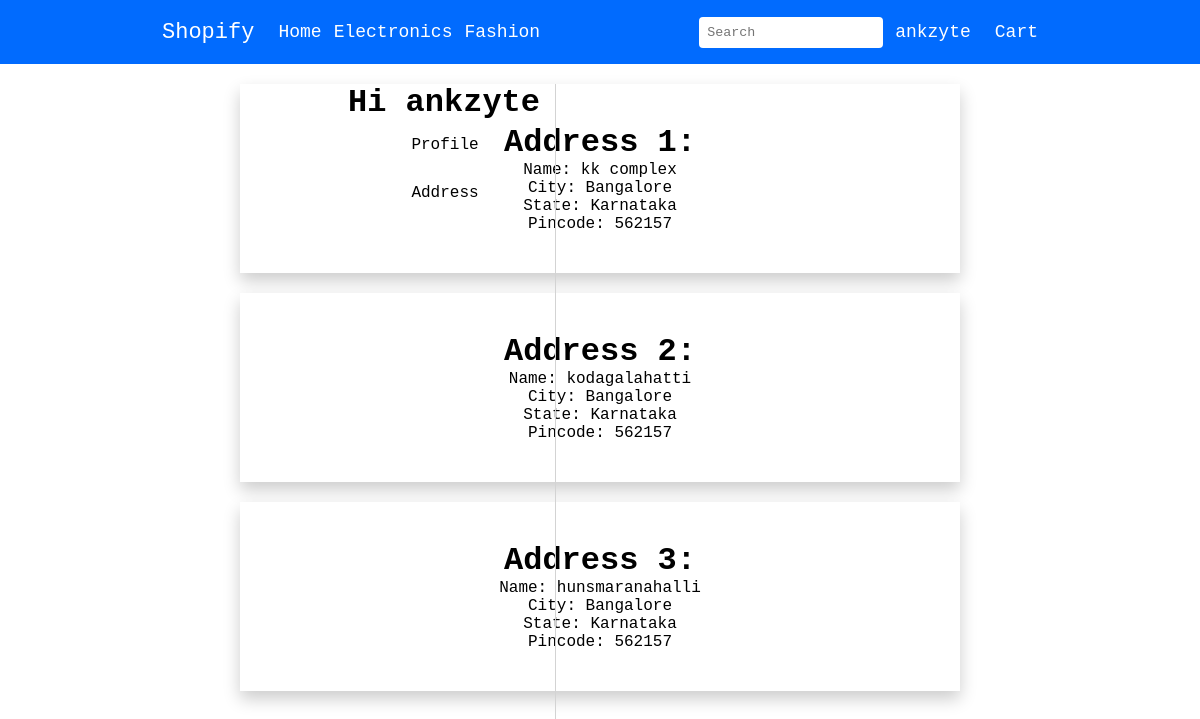
The app's page /user/address/ (signed in) with its own data.
### user/models.py (models this page shows, shortened)
class Profile(models.Model):
    user = models.ForeignKey(User,on_delete=models.CASCADE)
    locality = models.CharField(max_length=100)
    city = models.CharField(max_length=100)
    state = models.CharField(max_length=100)
    pincode = models.CharField(max_length=10)

### user/views.py (the view)
# urls.py: path('address/',views.address,name='user-address'),
@login_required
def address(request):
    context={
        'addresses':Profile.objects.filter(user = request.user),
    }
    return render(request,'user/address.html',context)

### user/templates/user/address.html
{% extends "user/sidebar.html" %}
{% block content2 %}
{% for address in addresses %}
<div class="form-container">
    <h1>Address <span class="address-number"></span>:</h1>
    <span>Name: {{ address.locality }}</span>
    <span>City: {{ address.city }}</span>
    <span>State: {{ address.state }}</span>
    <span>Pincode: {{ address.pincode }}</span>
</div>
{% endfor %}
{% endblock content2 %}

### user/templates/user/sidebar.html
{% extends "shop/base.html" %}
{% block content %}
<div class="sidebar">
    <h1>Hi {{ user.username }}</h1>
    <a href="{% url 'user-profile' %}" class="profile">Profile</a>
    <a href="{% url 'user-address' %}" class="address">Address</a>
</div>
{% block content2 %}{% endblock %}
{% endblock content %}

### shop/templates/shop/base.html (shortened to what this page needs)
{% load static %}
<!DOCTYPE html>
<html lang="en">
<head>
    <link rel="stylesheet" href="{% static 'shop/style.css' %}">
    <link href='https://unpkg.com/boxicons@2.1.4/css/boxicons.min.css' rel='stylesheet'>
</head>
<body>
    <div class="navbar">
        <div class="left-nav">
            <a href="{% url 'shop-home' %}" id="logo">Shopify</a>
            <a href="{% url 'shop-home' %}">Home</a>
            <div class="dropdown">
                <span>Electronics</span>
            </div>
            <div class="dropdown">
                <span>Fashion</span>
            </div>
        </div>
        <div class="right-nav">
            {% if user.is_authenticated %}
                <input type="search" placeholder="Search">
                <div class="dropdown">
                    <span>{{ user.username }}</span>
                </div>
                <a href="{% url 'user-cart' %}">Cart</a>
            {% else %}
                <input type="search" placeholder="Search">
                <a href="{% url 'user-login' %}">Login</a>
                <a href="{% url 'user-register' %}">Register</a>
            {% endif %}
        </div>
    </div>
    {% block content %}{% endblock %}
</body>
</html>

### shop/static/shop/style.css (style rules this page uses)
* { padding:0; margin:0; font-family: 'Courier New', Courier, monospace; }
.navbar { display:flex; flex-direction: row; align-items: center; justify-content: space-between; height: 4rem; background-color: #016BFE; padding-left:150px; padding-right:150px; font-size: 18px; margin-bottom:20px; }
.left-nav { height: 100%; display: flex; flex-direction: row; align-items: center; color:white; }
.right-nav { height: 100%; display: flex; flex-direction: row; align-items: center; color:white; }
.right-nav input { padding:8px; border:none; border-radius: 4px; margin-right:12px; }
.navbar a { text-decoration: none; padding:0px 12px; color:white; font-size: 18px; }
#logo { font-size: 22px; }
.dropdown { cursor:pointer; padding-right: 12px; }
.form-container { width:720px; margin:auto; box-shadow: 0px 8px 16px 0px rgba(0,0,0,0.2); background-color:white; display:flex; flex-direction: column; justify-content: center; align-items: center; padding:40px 0; margin-bottom:20px; }
.sidebar { width:540px; height: 100vh; position:absolute; display: flex; flex-direction: column; align-items: end; border-right: 1px solid lightgray; padding-right: 15px; }
.sidebar a { background-color: inherit; padding:15px; width:160px; text-align: center; text-decoration: none; color:black; border-radius: 8px; }

### records on screen
Profile: locality "kk complex", city "Bangalore", state "Karnataka", pincode "562157"
Profile: locality "kodagalahatti", city "Bangalore", state "Karnataka", pincode "562157"
Profile: locality "hunsmaranahalli", city "Bangalore", state "Karnataka", pincode "562157"

### other values on screen
{{ user.username }} "ankzyte"
